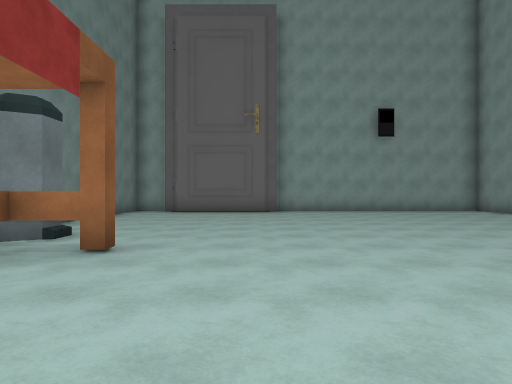
View 1 (above)

20 first-person views from a walk through a scene from a Unity 3-D project. The camera is 1.4 m above the floor, looks level and sees 75° across. The floor is counted in squares, 2 m on a side. Each view is taken from the middle of a square. On the plan, view 1 faces up. The plan holds only what a view shows up to about 10 squares ahead; the rest is blank. The place goes on beyond the plan. The player is left out. Some surface patterns are stand-ins.

View 2
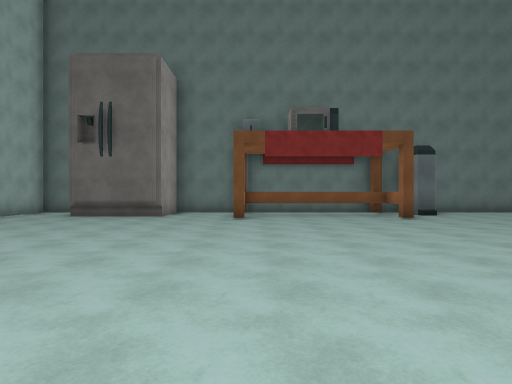

View 3
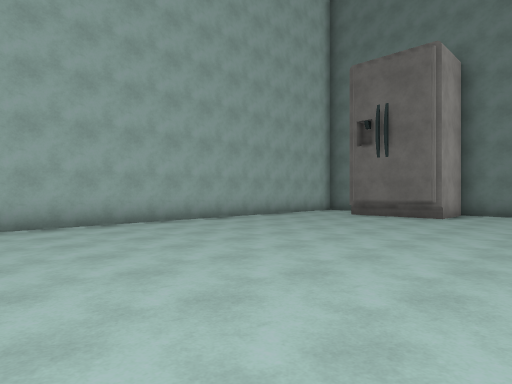

View 4
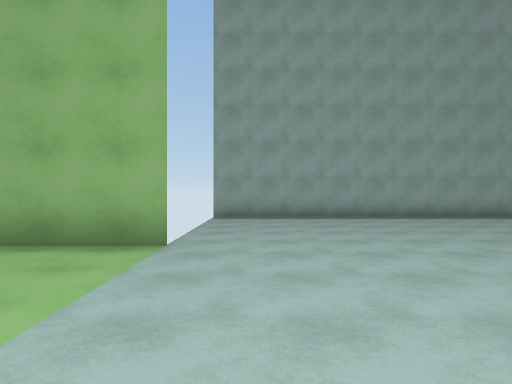

View 5
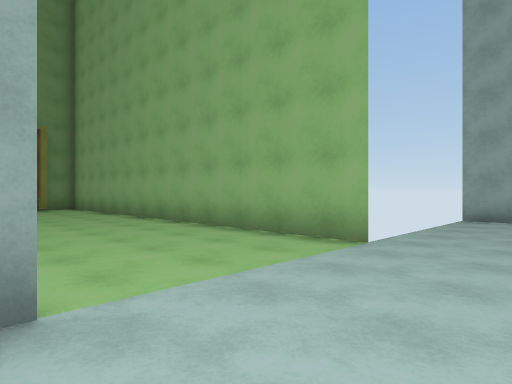

View 6
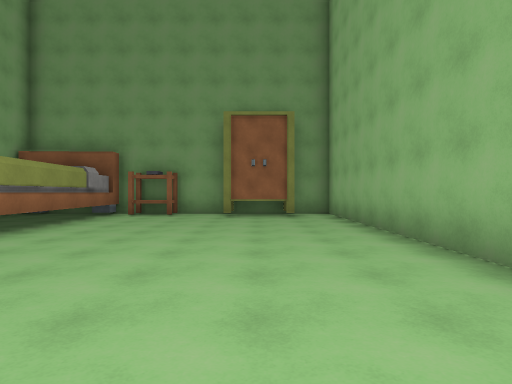

View 7
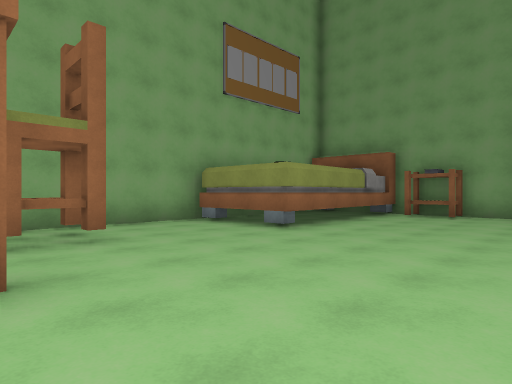

View 8
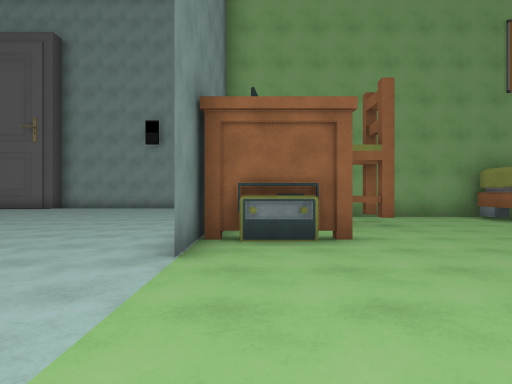

View 9
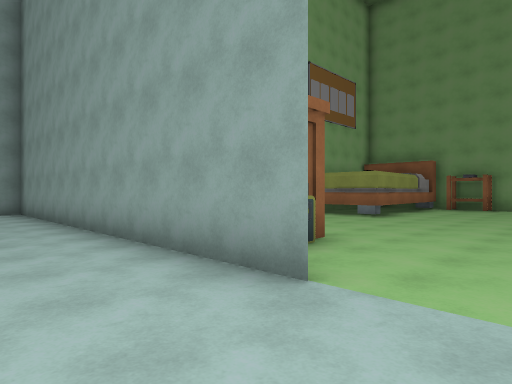

View 10
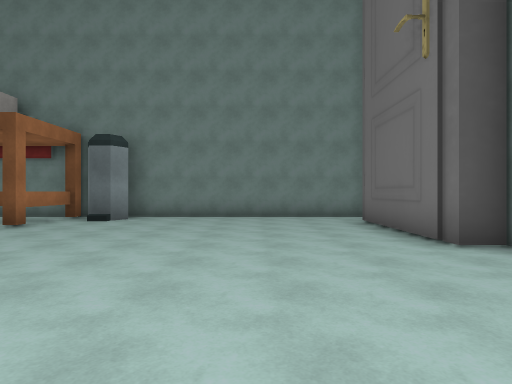

View 11
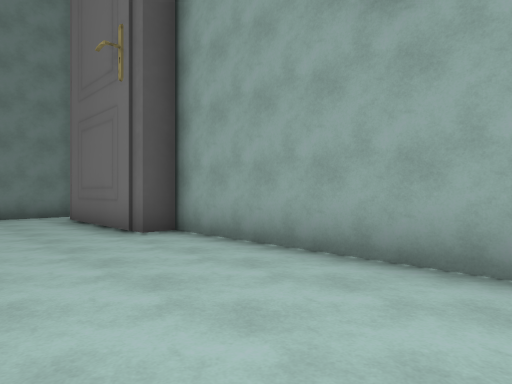

View 12
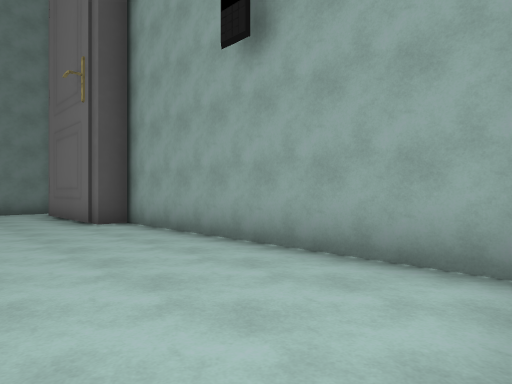

View 13
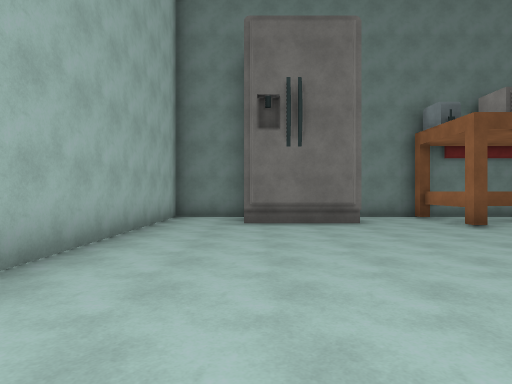

View 14
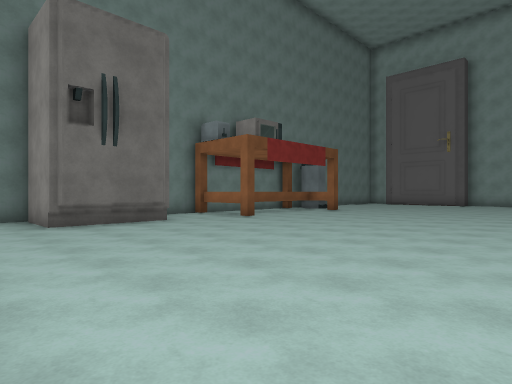

View 15
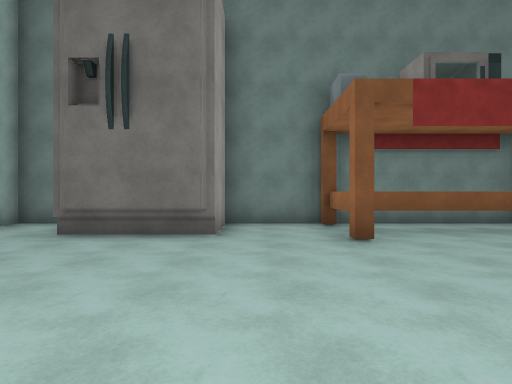

View 16
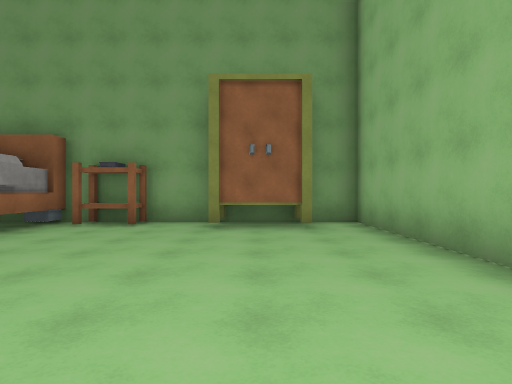

View 17
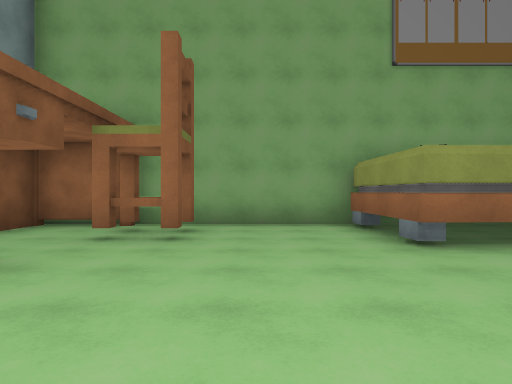

View 18
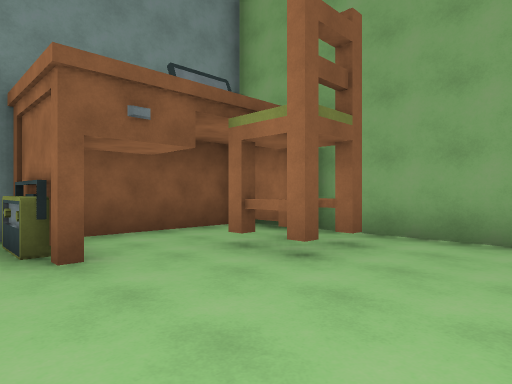

View 19
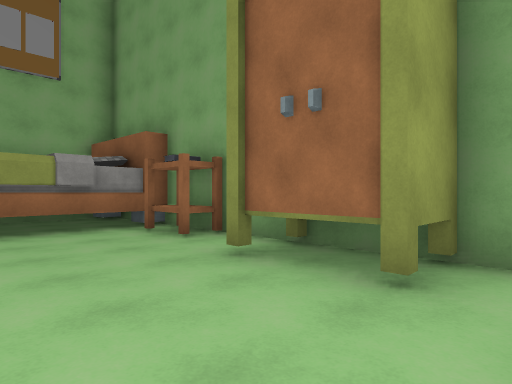

View 20
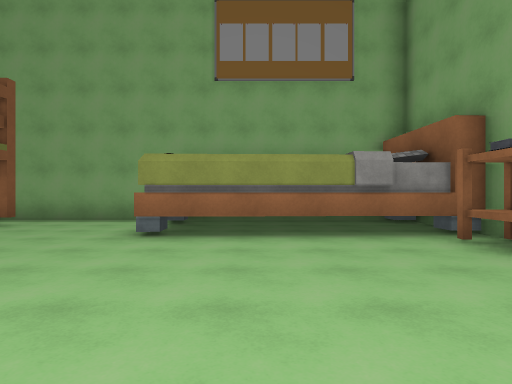

### Floor plan
Points are (right, up) in squares from view 1. A wall is a line through its corners. A room is listed if a view was taken in it or the views show most of it. See-through windows are left out.
Room 1 (views 1, 2, 3, 4, 5, 6, 7, 8, 9, 10, 11, 12, 13, 14, 15, 16, 17, 18, 19, 20)
walls: (8.1, 3.6) (8.1, 1.5) (8.1, 8.9); (10.5, 2.9) (8.2, 2.9); (8.1, -2.4) (20.7, -2.4) (20.7, 0.8); (10.2, 6.9) (8.4, 6.9) (8.4, 3.8); (-1.7, 4.2) (-1.7, 3.9) (-2.9, 3.9) (-2.9, -0.4); (-1.8, -0.4) (-4.4, -0.4) (-4.4, -2.8); (8.1, 10.9) (8.1, 12); (-2.3, -2.7) (-2.3, -5.3); (7.9, 12.3) (0.7, 12.3) (0.7, 11.6) (-3.3, 11.6); (-4.4, 3.8) (-4.4, -0.2); (-4.1, -2.7) (-2.5, -2.7); (-2.5, -5.3) (-4.1, -5.3); (-4.4, -5.1) (-4.4, -7.3) (8.2, -7.3); (20.2, 4.3) (20.2, 5.1); (-4.4, 12) (-4.4, 4) (-2.2, 4); (20.7, 1) (20.7, 4.4) (15.1, 4.2) (15, 7); (20.1, 7.3) (10.4, 7.3); (20.8, -1.1) (19.5, -1.1) (19.5, 1)
low walls: (-2.5, -2.7) (-2.5, -5.3); (15.5, 4.9) (15.5, 4.3); (20.7, 5.4) (20.7, 6.9); (20.7, 6.6) (20.1, 6.6)
ways out: gap at (-4, -5); gap at (-4, -3)
objects: bin (-4, 5); radio (9, 3); other object (11, 6); bookshelf (20, 3)

Where each view was taken, in squares from view 1:
view 1: 0 up, 0 right, facing up
view 2: 0 up, 7 right, facing left
view 3: 0 up, 7 right, facing down-left
view 4: 2 up, 7 right, facing down
view 5: 2 up, 6 right, facing down-right
view 6: 0 up, 10 right, facing right
view 7: 0 up, 10 right, facing up-right
view 8: 2 down, 9 right, facing up
view 9: 0 up, 6 right, facing up-right
view 10: 9 up, 5 right, facing left
view 11: 9 up, 6 right, facing up-left
view 12: 9 up, 8 right, facing up-left
view 13: 5 down, 5 right, facing left
view 14: 7 down, 5 right, facing up-left
view 15: 2 down, 3 right, facing left
view 16: 0 up, 13 right, facing right
view 17: 0 up, 13 right, facing up
view 18: 2 up, 14 right, facing up-left
view 19: 2 down, 17 right, facing up-right
view 20: 1 down, 17 right, facing up
